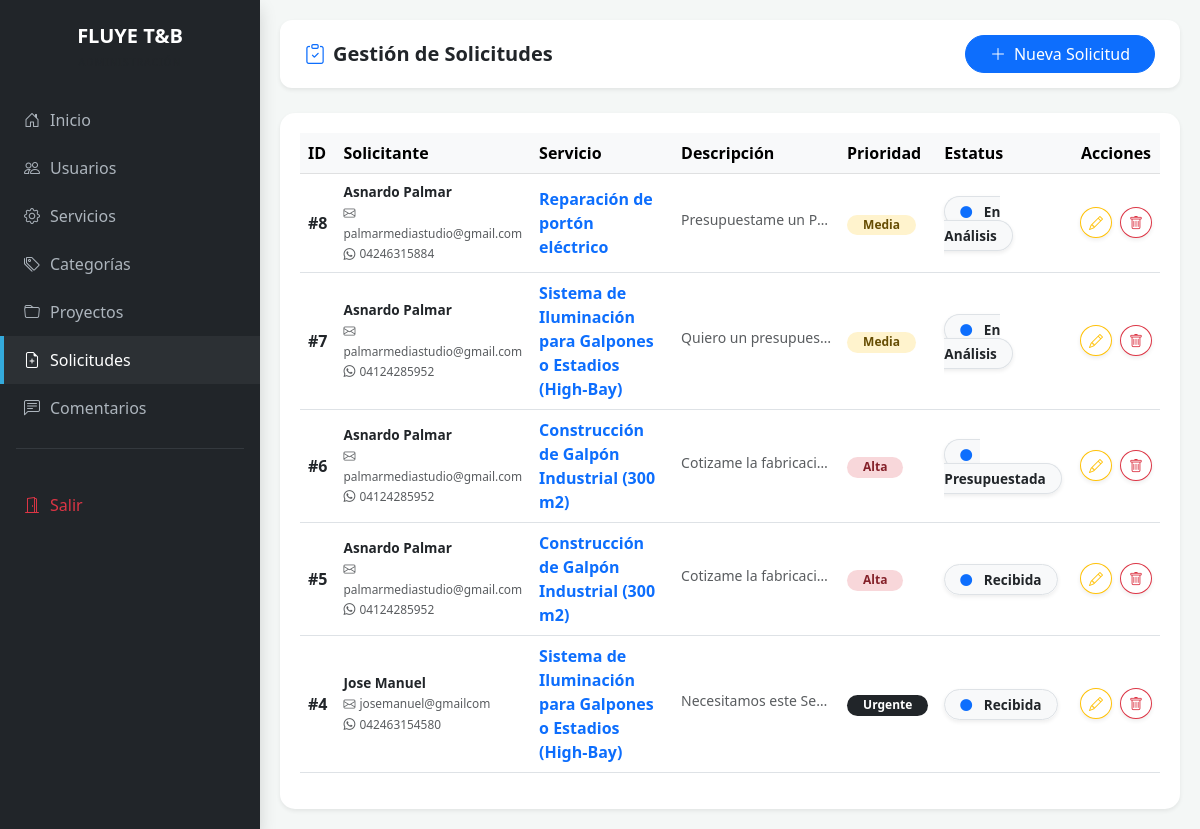
/solicitudes.php, run on the app's committed database.
### tables this page shows
CREATE TABLE `solicitud` (
  `id_solicitud` int NOT NULL,
  `id_servicio` int DEFAULT NULL,
  `id_status` int DEFAULT NULL,
  `descripcion_falla` text,
  `prioridad` enum('Baja','Media','Alta','Urgente') DEFAULT 'Media',
  `nombre_contacto` varchar(100) DEFAULT NULL,
  `telefono_contacto` varchar(25) DEFAULT NULL,
  `correo_contacto` varchar(100) DEFAULT NULL,
  `id_usuario` int DEFAULT NULL
);

CREATE TABLE `servicio` (
  `id_servicio` int NOT NULL,
  `tipo_servicio` varchar(100) DEFAULT NULL,
  `precio_referencial` decimal(10,2) DEFAULT NULL,
  `unidad_medida` enum('Hora','Metro','Kilo','Global') DEFAULT 'Global',
  `id_status` int DEFAULT NULL,
  `id_tipo` int DEFAULT NULL
);

CREATE TABLE `status_solicitud` (
  `id_status_solicitud` int NOT NULL,
  `nombre_status` varchar(50) NOT NULL
);

CREATE TABLE `Usuario` (
  `id_usuario` int NOT NULL,
  `nombre_usuario` varchar(100) DEFAULT NULL,
  `cedula` varchar(20) DEFAULT NULL,
  `correo` varchar(100) DEFAULT NULL,
  `password` varchar(255) DEFAULT NULL,
  `id_empresa` int DEFAULT NULL,
  `token_verificacion` varchar(255) DEFAULT NULL,
  `cuenta_activa` tinyint(1) DEFAULT '0'
);

### solicitudes.php (the view, shortened to what this page needs)
<?php
$host = 'localhost';
$db   = 'fluyetyb_proyecto';
$user = 'fluyetyb_fluyetyb-proyecto';
$pass = 'Cum2026*';
$conexion = mysqli_connect($host, $user, $pass, $db);
mysqli_set_charset($conexion, "utf8mb4");
$query = "SELECT s.*, ser.tipo_servicio, st.nombre_status, u.nombre_usuario, u.correo as correo_perfil
          FROM solicitud s
          LEFT JOIN servicio ser ON s.id_servicio = ser.id_servicio
          LEFT JOIN status_solicitud st ON s.id_status = st.id_status_solicitud
          LEFT JOIN Usuario u ON s.id_usuario = u.id_usuario
          ORDER BY s.id_solicitud DESC";
$resultado = mysqli_query($conexion, $query);
?>
<!DOCTYPE html>
<html lang="es">
<head>
    <link href="https://cdn.jsdelivr.net/npm/bootstrap@5.3.0/dist/css/bootstrap.min.css" rel="stylesheet">
    <link rel="stylesheet" href="https://cdn.jsdelivr.net/npm/bootstrap-icons@1.11.0/font/bootstrap-icons.css">
</head>
<body>
<div class="d-flex">
    <?php include 'sidebar.php'; ?>
    <div class="main-content">
        <div class="top-nav shadow-sm d-flex justify-content-between align-items-center">
            <div class="d-flex align-items-center gap-3">
                <h5 class="mb-0 fw-bold"><i class="bi bi-clipboard-check text-primary me-2"></i>Gesti&oacute;n de Solicitudes</h5>
            </div>
            <a href="nueva_solicitud.php" class="btn btn-primary rounded-pill px-4">
                <i class="bi bi-plus-lg me-2"></i>Nueva Solicitud
            </a>
        </div>
        <div class="table-card shadow-sm">
            <div class="table-responsive">
                <table class="table table-hover align-middle">
                    <thead class="table-light">
                        <tr>
                            <th>ID</th>
                            <th>Solicitante</th>
                            <th>Servicio</th>
                            <th>Descripci&oacute;n</th>
                            <th>Prioridad</th>
                            <th>Estatus</th>
                            <th class="text-center">Acciones</th>
                        </tr>
                    </thead>
                    <tbody>
                        <?php while($row = mysqli_fetch_assoc($resultado)): ?>
                        <?php
                            $nombreMostrar = !empty($row['nombre_contacto']) ? $row['nombre_contacto'] : ($row['nombre_usuario'] ?? 'An¨®nimo');
                            $correoMostrar = !empty($row['correo_contacto']) ? $row['correo_contacto'] : ($row['correo_perfil'] ?? 'Sin correo');
                        ?>
                        <tr>
                            <td class="fw-bold">#<?php echo $row['id_solicitud']; ?></td>
                            <td>
                                <div class="user-info">
                                    <span class="d-block fw-bold text-dark"><?php echo htmlspecialchars($nombreMostrar, ENT_QUOTES, 'UTF-8'); ?></span>
                                    <small class="text-muted"><i class="bi bi-envelope me-1"></i><?php echo htmlspecialchars($correoMostrar, ENT_QUOTES, 'UTF-8'); ?></small>
                                    <?php if(!empty($row['telefono_contacto'])): ?>
                                        <br><small class="text-muted"><i class="bi bi-whatsapp me-1"></i><?php echo htmlspecialchars($row['telefono_contacto'], ENT_QUOTES, 'UTF-8'); ?></small>
                                    <?php endif; ?>
                                </div>
                            </td>
                            <td>
                                <span class="d-block fw-semibold text-primary"><?php echo htmlspecialchars($row['tipo_servicio'] ?? 'No asignado', ENT_QUOTES, 'UTF-8'); ?></span>
                            </td>
                            <td>
                                <small class="text-muted d-inline-block text-truncate" style="max-width: 150px;" title="<?php echo htmlspecialchars($row['descripcion_falla'] ?? '', ENT_QUOTES, 'UTF-8'); ?>">
                                    <?php echo htmlspecialchars($row['descripcion_falla'] ?? '', ENT_QUOTES, 'UTF-8'); ?>
                                </small>
                            </td>
                            <td>
                                <span class="badge badge-<?php echo $row['prioridad']; ?> rounded-pill px-3">
                                    <?php echo $row['prioridad']; ?>
                                </span>
                            </td>
                            <td>
                                <span class="status-pill bg-light text-dark shadow-sm border">
                                    <i class="bi bi-circle-fill me-2 small text-primary"></i>
                                    <?php echo htmlspecialchars($row['nombre_status'] ?? 'Pendiente', ENT_QUOTES, 'UTF-8'); ?>
                                </span>
                            </td>
                            <td>
                                <div class="d-flex justify-content-center gap-2">
                                    <a href="editar_solicitud.php?id=<?php echo $row['id_solicitud']; ?>" class="btn btn-outline-warning btn-sm rounded-circle shadow-sm">
                                        <i class="bi bi-pencil"></i>
                                    </a>
                                    <a href="eliminar_solicitud.php?id=<?php echo $row['id_solicitud']; ?>" class="btn btn-outline-danger btn-sm rounded-circle shadow-sm" onclick="return confirm('�0†7Borrar solicitud?')">
                                        <i class="bi bi-trash"></i>
                                    </a>
                                </div>
                            </td>
                        </tr>
                        <?php endwhile; ?>
                    </tbody>
                </table>
            </div>
        </div>
    </div>
</div>
</body>
</html>

### solicitudes.php (style rules this page uses)
body { background-color: #f4f7f6; min-height: 100vh; margin: 0; }
.main-content { flex: 1; padding: 20px; transition: all 0.3s; min-width: 0; }
.top-nav { background: white; padding: 15px 25px; border-radius: 12px; margin-bottom: 25px; }
.table-card { background: white; border-radius: 15px; padding: 20px; border: none; }
.badge-Media { background-color: #fff3cd; color: #664d03; }
.badge-Alta { background-color: #f8d7da; color: #842029; }
.badge-Urgente { background-color: #212529; color: #ffffff; }
.status-pill { border-radius: 30px; padding: 5px 15px; font-weight: 600; font-size: 0.85rem; }
.user-info { font-size: 0.85rem; }

### data on the page
solicitud: id_solicitud "8", nombre_contacto "Asnardo Palmar", correo_contacto "palmarmediastudio@gmail.com", telefono_contacto "04246315884", id_servicio.tipo_servicio "Reparación de portón eléctrico", descripcion_falla "Presupuestame un P…", prioridad "Media", id_status.nombre_status "En Análisis"
solicitud: id_solicitud "7", nombre_contacto "Asnardo Palmar", id_usuario.correo "palmarmediastudio@gmail.com", telefono_contacto "04124285952", id_servicio.tipo_servicio "Sistema de Iluminación para Galpones o Estadios (High-Bay)", descripcion_falla "Quiero un presupues…", prioridad "Media", id_status.nombre_status "En Análisis"
solicitud: id_solicitud "6", nombre_contacto "Asnardo Palmar", id_usuario.correo "palmarmediastudio@gmail.com", telefono_contacto "04124285952", id_servicio.tipo_servicio "Construcción de Galpón Industrial (300 m2)", descripcion_falla "Cotizame la fabricaci…", prioridad "Alta", id_status.nombre_status "Presupuestada"
solicitud: id_solicitud "5", nombre_contacto "Asnardo Palmar", id_usuario.correo "palmarmediastudio@gmail.com", telefono_contacto "04124285952", id_servicio.tipo_servicio "Construcción de Galpón Industrial (300 m2)", descripcion_falla "Cotizame la fabricaci…", prioridad "Alta", id_status.nombre_status "Recibida"
solicitud: id_solicitud "4", nombre_contacto "Jose Manuel", correo_contacto "josemanuel@gmailcom", telefono_contacto "042463154580", id_servicio.tipo_servicio "Sistema de Iluminación para Galpones o Estadios (High-Bay)", descripcion_falla "Necesitamos este Se…", prioridad "Urgente", id_status.nombre_status "Recibida"
